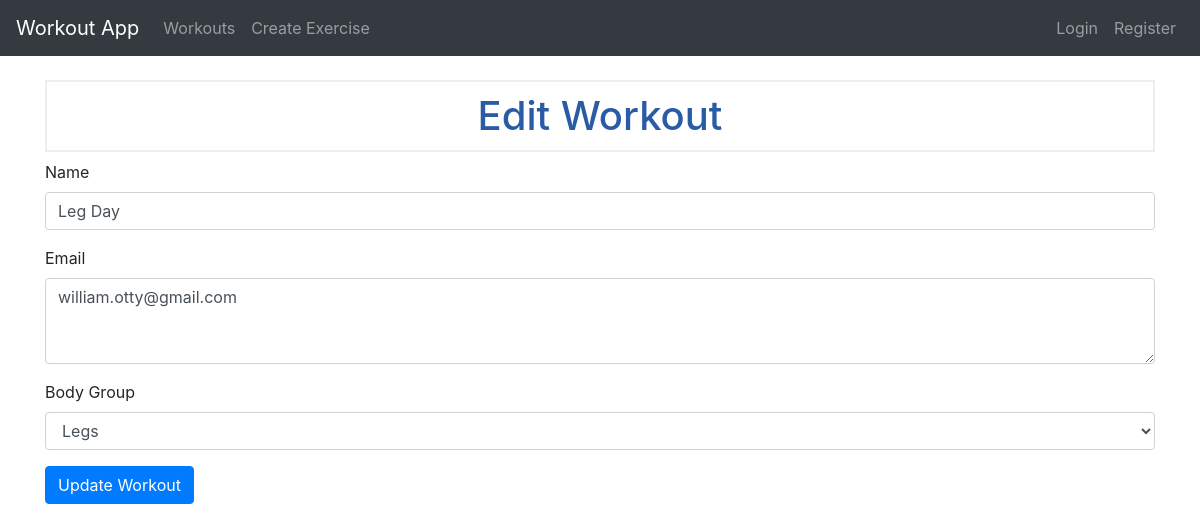
Page /edit_workout/1 on the committed database.
### tables this page shows
CREATE TABLE workout (
                workout_id INTEGER PRIMARY KEY AUTOINCREMENT,
                workout_name TEXT NOT NULL,
                body_group TEXT NOT NULL,
                email TEXT,
                FOREIGN KEY (email) REFERENCES users(email)
             );

### app.py (the view, shortened to what this page needs)
@app.route("/edit_workout/<int:workout_id>", methods=["GET", "POST"])
def edit_workout(workout_id):
    workout = c.execute(
        "SELECT * FROM workout WHERE workout_id = ?", (workout_id,)
    ).fetchone()
    return render_template("edit_workout.html", workout=workout)

### templates/edit_workout.html (shortened to what this page needs)
{% extends "base.html" %} {% block content %}
<h1>Edit Workout</h1>
<form method="POST" action="{{ url_for('edit_workout', workout_id=workout.workout_id) }}">
    <div class="form-group">
        <label for="name">Name</label>
        <input type="text" class="form-control" id="name" name="name" value="{{ workout.workout_name }}" required>
    </div>
    <div class="form-group">
        <label for="email">Email</label>
        <textarea class="form-control" id="email" name="email" rows="3">{{ workout.email }}</textarea>
    </div>
    <div class="form-group">
        <label for="body_group">Body Group</label>
        <select class="form-control" id="body_group" name="body_group" required>
            <option value="Legs" {% if workout.body_group == 'Legs' %}selected{% endif %}>Legs</option>
        </select>
    </div>
    <button type="submit" class="btn btn-primary">Update Workout</button>
</form>
{% endblock %}

### static/css/style.css (style rules this page uses)
h1 { border: 2px #eee solid; color: rgb(42, 91, 165); text-align: center; padding: 10px; }

### rows in the picture
workout: name "Leg Day", email "william.otty@gmail.com", body_group "Legs"
